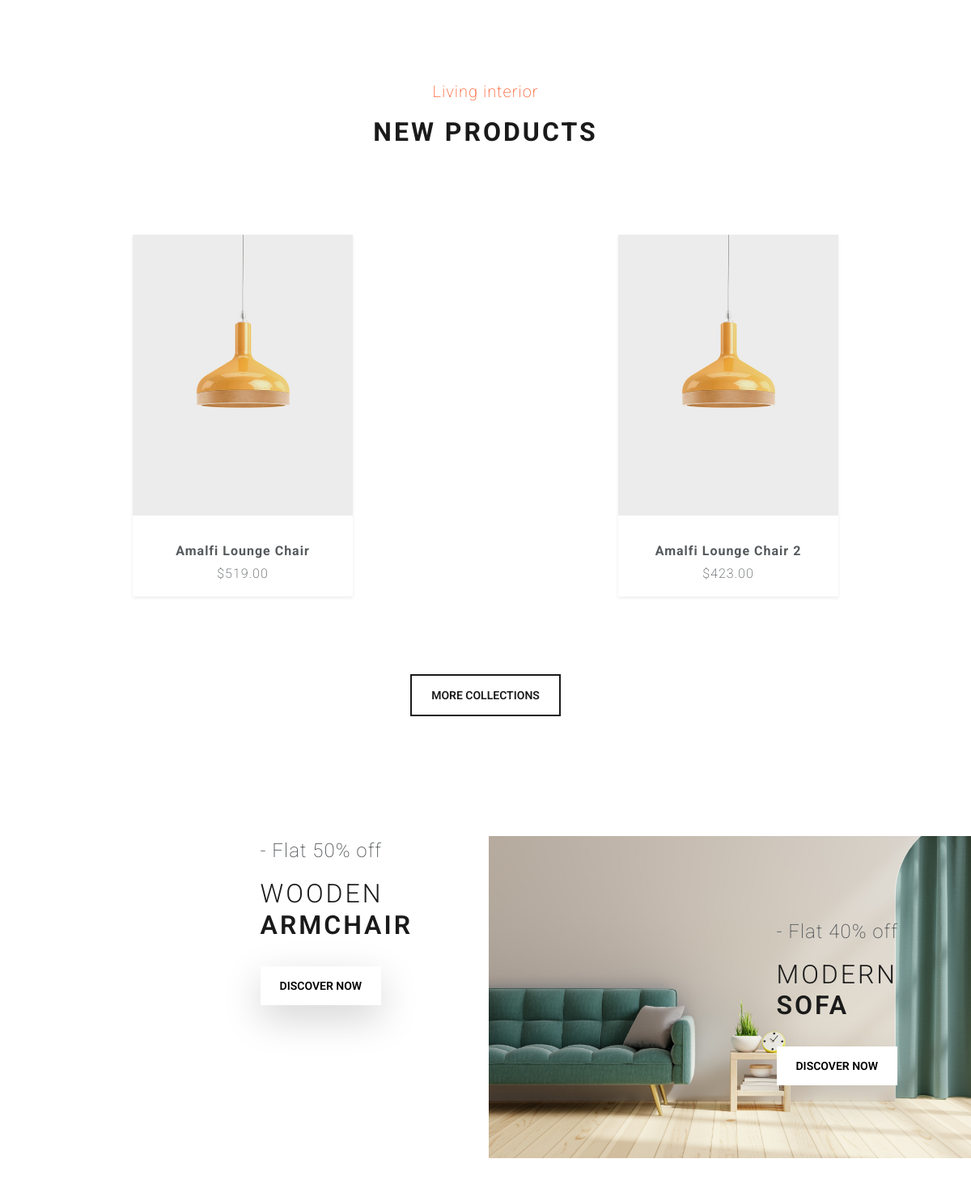
Before: / (middle part) with the older database file.
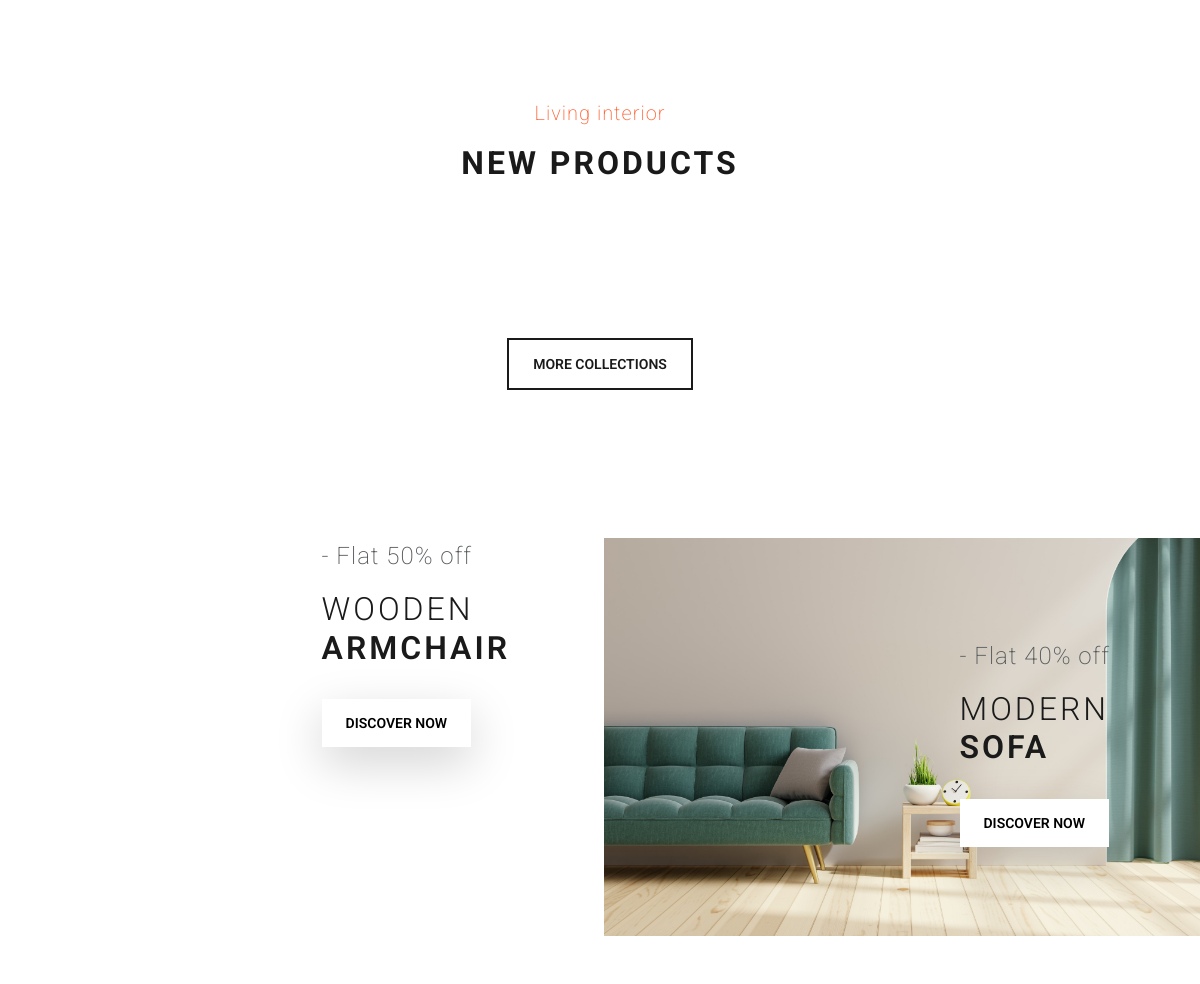
After: the same page with the newer database file.
### tables this page shows
CREATE TABLE `tbl_product` (
  `prod_id` int(2) NOT NULL,
  `prod_name` varchar(50) NOT NULL,
  `prod_quantity` int(100) NOT NULL,
  `prod_price` int(100) NOT NULL,
  `category_id` int(2) NOT NULL,
  `prod_description` text NOT NULL,
  `prod_image_id` varchar(5) DEFAULT NULL,
  `status` bit(1) NOT NULL
);

CREATE TABLE `tbl_image` (
  `img_id` int(2) NOT NULL,
  `prod_image_id` varchar(5) NOT NULL,
  `img_link` varchar(200) NOT NULL
);

### modules/Controller.php (called while the page is built, shortened)
<?php
class Controller
{
    public function view($view, $data = [])
    {
        require_once './views/' . $view . '.php';
    }
}

### controllers/Home.php (called while the page is built, shortened)
<?php
class Home extends Controller
{
    public function __construct()
    {
        $this->ProductModel = $this->model('ProductModel');
        $this->ImageModel = $this->model('ImageModel');
    }
    public function index()
    {
        $prod = $this->ProductModel->getProductList();
        $image = array();
        foreach ($prod as $value) {
            $img = $this->ImageModel->getImage($this->ProductModel->getImageId($value['prod_id']))[0];
            array_push($image, $img);
        }
        $this->view('index', ['prod' => $prod, 'image' => $image]);
    }
}

### modules/App.php (called while the page is built, shortened)
<?php
class App{
    protected $action = 'index';
    public function __construct()
    {
        $url = $this->urlProcess();
        $this->controller = new $this->controller;
        $this->params = $url ? array_values($url) : [];
        call_user_func_array([$this->controller,$this->action], $this->params);
    }
}
?>

### modules/requires.php (called while the page is built, shortened)
<?php
require_once './modules/App.php';
require_once './modules/Controller.php';
$init = new App();
?>

### index.php (called while the page is built, shortened)
<?php
    require_once "./modules/requires.php";
?>

### modules/db_module.php (called while the page is built, shortened)
<?php
function chayTruyVanTraVeDL($link, $q)
{
    $result = mysqli_query($link, $q);
    $data = null;
    if ($result->num_rows > 0) {
        while ($row = $result->fetch_assoc()) {
            $data[] = $row;
        }
        return $data;
    }
}

### models/ProductModel.php (called while the page is built, shortened)
<?php
class ProductModel
{
    public function getProductList()
    {
        $link = null;
        $result = chayTruyVanTraVeDL($link, "select * from tbl_product where status = 1");
        $data = $result;
        return $data;
    }
}

### models/ImageModel.php (called while the page is built, shortened)
<?php
class ImageModel
{
    public function getImage($id)
    {
        $link = null;
        $result = chayTruyVanTraVeDL($link, "select img_link from tbl_image where prod_image_id = '$id'");
        $data = $result;
        return $data;
    }
}

### views/includes/products.php (the view, shortened to what this page needs)
<?php
if (!empty($data['prod'])) :
    foreach ($data['prod'] as $prod) : extract($prod);
        $i = 0; ?>
        <div class="col box">
            <form action="<?= URLROOT ?>/Cart/addProductToCart/<?= $prod_id ?>" method="POST">
                <div class="card border-0 shadow-sm mb-5 mx-auto" style="min-width: 21vh; max-width: 34vh;">
                    <a href="<?= URLROOT ?>/Home/details/<?= $prod_id ?>">
                        <img src="<?= IMAGE ?>/<?= $data['image'][$i]['img_link'] ?>" class="card-img-top img-fluid" alt="...">
                    </a>
                    <div class="card-body" style="z-index: 2; background-color: white;">
                        <div class="mt-3 fw-bold fs-5"> <?= $prod_name ?> </div>
                        <div class="mt-1 fs-5"> $<?= number_format($prod_price, 2, '.', ',') ?></div>
                    </div>
                    <button type="submit" name="addToCart" id="btn-add-to-cart" class="add-to-cart">
                        <p>ADD TO CART</p>
                    </button>
                </div>
            </form>
        </div>
<?php $i++;
    endforeach;
endif; ?>

### views/index.php (shortened to what this page needs)
<html lang="en">
<?php
require_once APPROOT . '/views/includes/head.php';
?>
<body>
    <div class="container-fluid m-0 p-0">
        <section class="mb-5" style="padding: 100px 0;">
            <div class="container">
                <div class="row justify-content-center">
                    <div class="col-12 col-md-6 text-center " style="padding-bottom: 100px;">
                        <span class="d-block mb-3" style="color: #ff6437;">Living interior</span>
                        <h1 class="fw-bold">New products</h1>
                    </div>
                </div>
            </div>
            <div class="container-fluid">
                <div class="row text-center align-self-center">
                    <?php require_once APPROOT . '/views/includes/products.php'; ?>
                    <div class="col-12 text-center mt-5">
                        <a href="<?= URLROOT ?>/Home/search">
                            <button type="button" class="btn btn-outline-primary">
                                More Collections
                            </button>
                        </a>
                    </div>
                </div>
            </div>
        </section>
        <section class="p-0 mt-5 mb-5">
            <div class="container-fluid">
                <div class="row">
                    <div class="col-12 col-xl-6">
                        <div class="row align-items-center">
                            <div class="col position-relative p-0 pe-xl-1" id="first-banner-div" style="padding-left: 0;">
                                <div class="position-absolute" style="top: 25%; right: 15%;">
                                    <p class="fs-3">- Flat 50% off</p>
                                    <h1 class="mt-3" style="font-size: calc(1em + 1vw);"><span class="fw-light"> Wooden
                                        </span><br>
                                        armchair</h1>
                                    <a href="<?= URLROOT ?>/Home/search">
                                        <button type="button" class="btn btn-secondary shadow-lg mt-4">DISCOVER NOW</button>
                                    </a>
                                </div>
                            </div>
                        </div>
                    </div>
                    <div class="col-12 col-xl-6">
                        <div class="row align-items-center">
                            <div class="col position-relative p-0 ps-xl-1" id="second-banner-div" style="padding-right: 0;">
                                <a class="" href="">
                                    <img src="<?= IMAGE ?>/green-sofa.jpg" class="img-fluid" alt="">
                                </a>
                                <div class="position-absolute" style="top: 25%; right: 15%;">
                                    <p class="fs-3">- Flat 40% off</p>
                                    <h1 class="mt-3" style="font-size: calc(1em + 1vw);"><span class="fw-light"> Modern
                                        </span><br>
                                        sofa</h1>
                                    <a href="<?= URLROOT ?>/Home/search">
                                        <button type="button" class="btn btn-secondary shadow-lg mt-4">DISCOVER NOW</button>
                                    </a>
                                </div>
                            </div>
                        </div>
                    </div>
                </div>
            </div>
        </section>
    </div>
</body>
</html>

### views/includes/head.php (shortened to what this page needs)
<head>
    <link rel="stylesheet" href="<?= CSSFILE ?>/bootstrap.css">
    <link rel="stylesheet" href="<?= CSSFILE ?>/style.css">
</head>

### public/css/style.css (style rules this page uses)
* { transition: 0.2s linear; }
body { font-family: "Roboto"; font-size: 20px; margin: 0; padding: 0; }
a { text-decoration: none; cursor: pointer; -webkit-user-select: none; -webkit-touch-callout: none; -moz-user-select: none; -ms-user-select: none; user-select: none; }
p { margin: 0; }
.box { position: relative; }
.add-to-cart { height: auto; width: 100%; padding: 15px 0; background-color: #232323; border: none; color: white; position: absolute; bottom: 46px; z-index: 1; display: inline-flex; align-content: center; justify-content: center; align-items: center; font-size: 15px; transition: bottom linear 0.2s; font-weight: lighter; }

Changed rows visible on the page:
removed tbl_product: tbl_image.img_link (picture), prod_name "Amalfi Lounge Chair", prod_price "519.00"
removed tbl_product: tbl_image.img_link (picture), prod_name "Amalfi Lounge Chair 2", prod_price "423.00"
